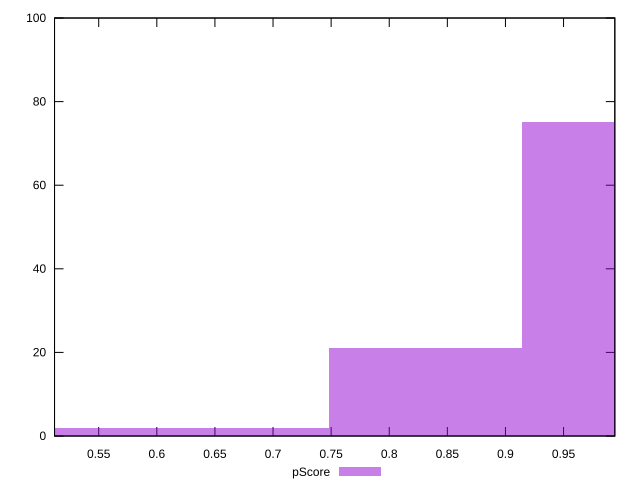

The script that saved this image:
reset

$pScore <<EOF
0.8314275862451455 21
0.9977131034941746 75
0.4988565517470873 2
0.6651420689961164 2
EOF

set key outside below
set boxwidth 0.1662855172490291
set xrange [0.5119786447129884:0.994114874619846]
set yrange [0:100]
set trange [0:100]
set style fill transparent solid 0.5 noborder
set terminal svg size 640, 490 enhanced background rgb 'white'
set output "report_00015_2021-02-09T16-11-33.973Z/speed-index/samples/pages+cached+noadtech+nomedia/pScore/histogram.svg"

plot $pScore title "pScore" with boxes

reset
